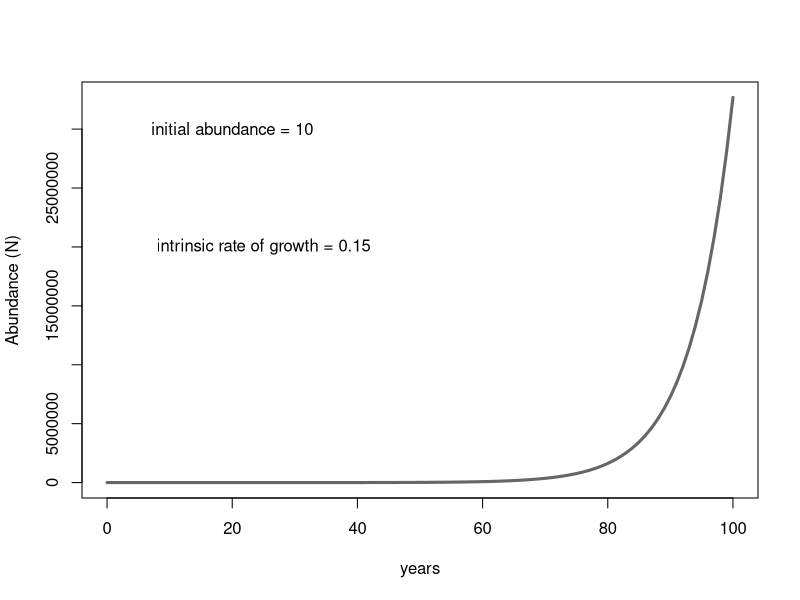
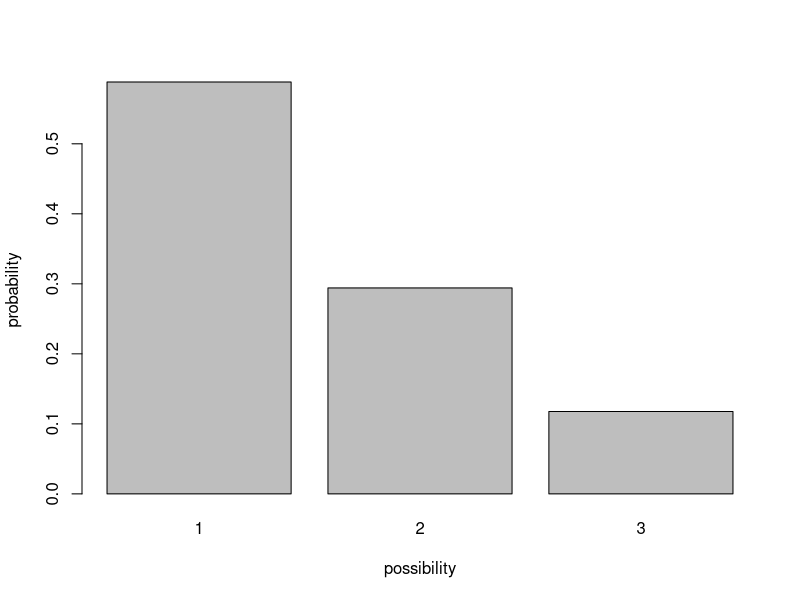
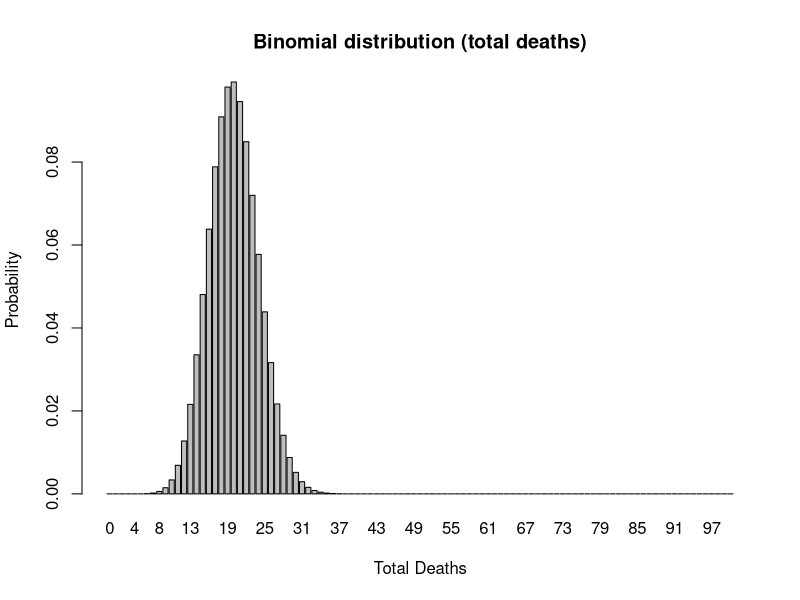
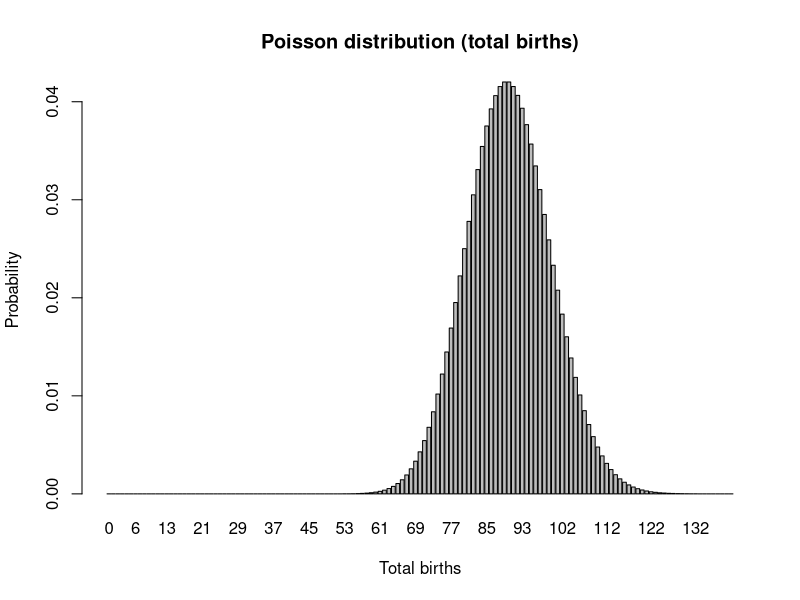
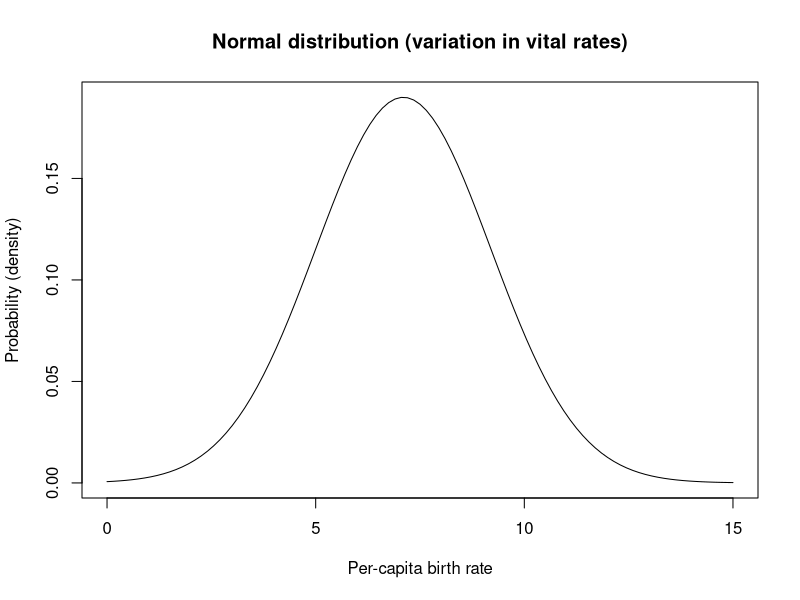
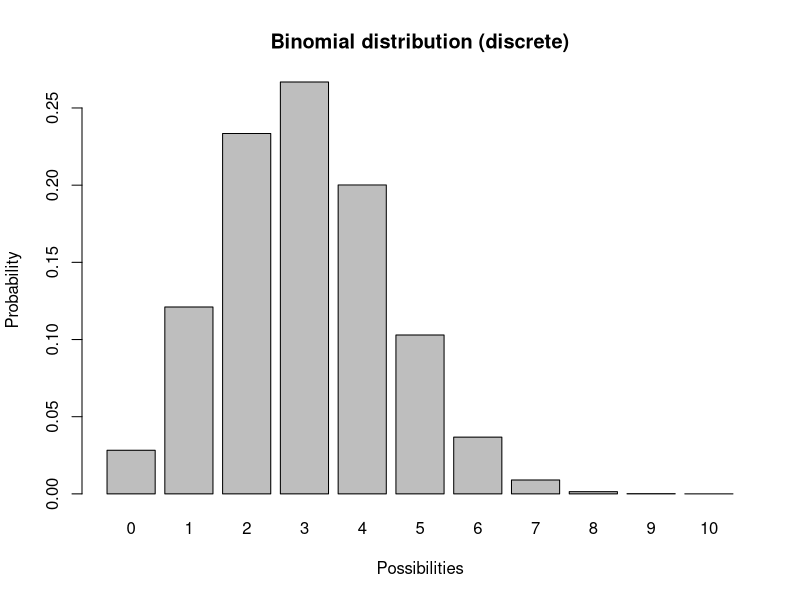
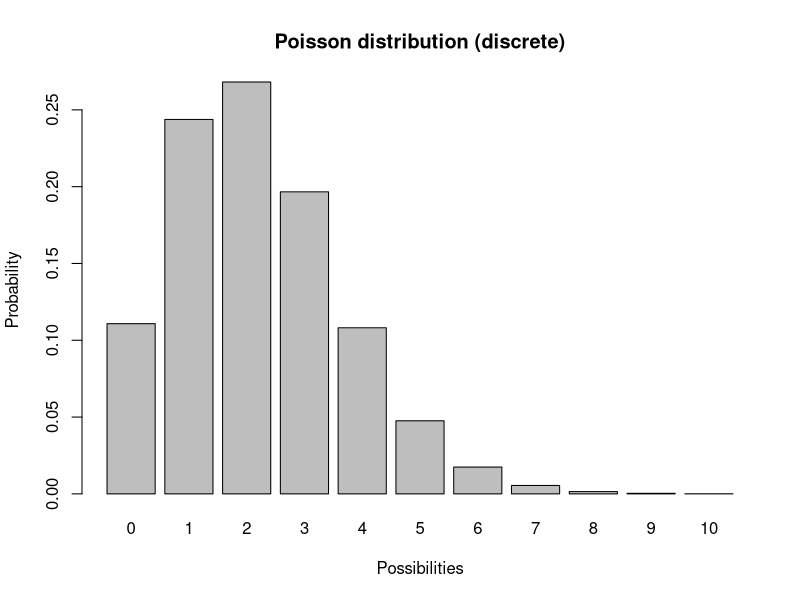
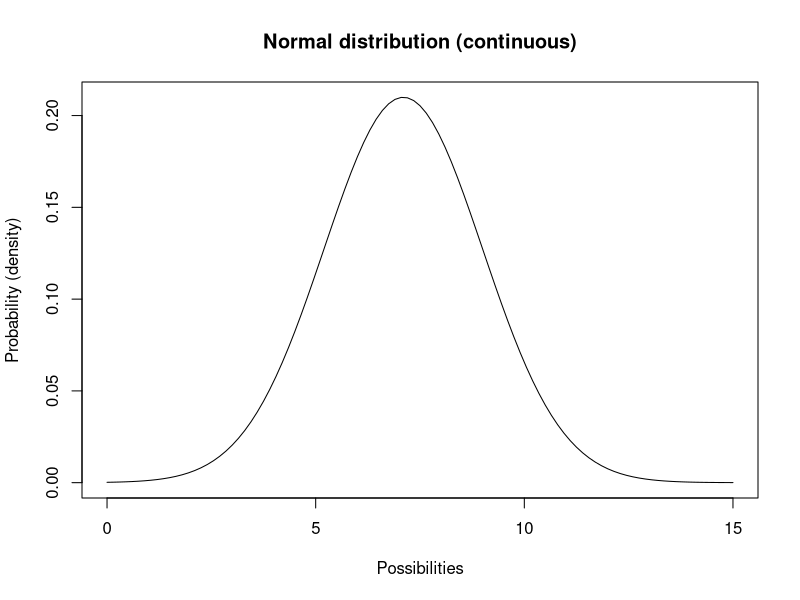

Write the R code that produced these figures, in order.
## ---- chunk 1
knitr::opts_chunk$set(echo = TRUE, cache = TRUE)
## ---- chunk 2

#  NRES 421, PVA 
#   University of Nevada, Reno
#   Population Viability Analysis  ------------------------------

## ---- chunk 3

options(scipen=10)
expf <- function(x){10*exp(0.15*x)}
curve(expf,0,100,xlab="years",ylab="Abundance (N)",lwd=3,col=gray(0.4))

text(20,30000000, "initial abundance = 10")
text(25,20000000, "intrinsic rate of growth = 0.15")

## ---- chunk 4

box <- c(rep(1,10),rep(2,5),rep(3,2))
barplot(table(box)/sum(table(box)),ylab="probability",xlab="possibility")

## ---- chunk 5

xvals <- seq(0,100,1)
probs <- dbinom(xvals,100,prob=0.2)
names(probs) <- xvals
               
barplot(probs,ylab="Probability",xlab="Total Deaths",main="Binomial distribution (total deaths)")

## ---- chunk 6

xvals <- seq(0,140,1)
probs <- dpois(xvals,lambda=90)
names(probs) <- xvals
               
barplot(probs,ylab="Probability",xlab="Total births",main="Poisson distribution (total births)")


## ---- chunk 7
mean = 7.1
stdev = 2.1

curve(dnorm(x,mean,stdev),0,15,ylab="Probability (density)",xlab="Per-capita birth rate",main="Normal distribution (variation in vital rates)")   # probability density

## ---- chunk 8

             # plot a discrete distribution!
xvals <- seq(0,10,1)
probs <- dbinom(xvals,10,prob=0.3)
names(probs) <- xvals
               
barplot(probs,ylab="Probability",xlab="Possibilities",main="Binomial distribution (discrete)")


## ---- chunk 9

             # plot a discrete distribution!
xvals <- seq(0,10,1)
probs <- dpois(xvals,lambda=2.2)
names(probs) <- xvals
               
barplot(probs,ylab="Probability",xlab="Possibilities",main="Poisson distribution (discrete)")


## ---- chunk 10
mean = 7.1
stdev = 1.9

curve(dnorm(x,mean,stdev),0,15,ylab="Probability (density)",xlab="Possibilities",main="Normal distribution (continuous)")   # probability density

## ---- chunk 11

####
# Basic simulation parameters
####

nyears <- 100     # number of years
nreps <- 500      # number of replicates

####
# Basic life history parameters
####

R_max <- 1.03       # Maximum rate of growth (max lambda)
Init_N <- 51        # Initial abundance
K <- 175            # Carrying capacity

####
# Environmental stochasticity
####

SD_lambda <- 0.11  # standard deviation of lambda

####
# Density-dependence (Ricker model)
####

Ricker <- function(prev_abund){       # this is a function for computing next-year abundance -- includes env stochasticity
  prev_abund * exp(log(rnorm(1,R_max,SD_lambda))*(1-(prev_abund/K)))
}

####
# Catastrophe
####

Flood_prob <- 0.0     # 0% chance of major flood
Flood_lambda <- 0.25    # 25% of population can survive a flood, should it occur!



## ---- chunk 12

## Set up data structures to store simulation results!

PVAdemo <- function(nreps,nyears,Init_N,R_max,K,Flood_prob,Flood_lambda){
  #browser()
  PopArray2 <- array(0,dim=c((nyears+1),nreps))
  
  ## start looping through replicates
  
  for(rep in 1:nreps){
    
    # set initial abundance
    PopArray2[1,rep] <- Init_N     # initial abundance
    
    ### loop through years
    for(y in 2:(nyears+1)){
      ### stochasticity and d-d
      nextyear <- max(0,trunc(Ricker(PopArray2[y-1,rep])))
      
      ### catastrophe
      if(runif(1)<Flood_prob) nextyear <- nextyear*Flood_lambda
      PopArray2[y,rep] <- nextyear 
    }
  }
  
  return(PopArray2)
}

### Run the PVA!

Default <- PVAdemo(nreps,nyears,Init_N,R_max,K,Flood_prob,Flood_lambda)

## ---- chunk 13

PlotCloud <- function(simdata){
  plot(c(1:101),simdata[,1],col=gray(0.7),type="l",ylim=c(0,max(simdata)),xlab="Years",ylab="Abundance")
  
  for(r in 2:ncol(simdata)){
    lines(c(1:101),simdata[,r],col=gray(0.7),type="l")
  }
}

PlotCloud(Default)

## ---- chunk 14

Extinction_byyear <- function(simdata){
  apply(simdata,1,function(t)  length(which(t==0)))/ncol(simdata)
}

plot(c(1:101),Extinction_byyear(Default),type="l",lwd=2,xlab="year",ylab="extinction risk")
abline(h=0.05,col="red",lwd=2)


## ---- chunk 15

hist(Default[nrow(Default),],xlab="Final abundance after 100 years",ylab="Number of replicates",main="")
abline(v=Init_N,col="green",lwd=2)

## ---- chunk 16

prob_decline <- round(length(which(Default[nrow(Default),]<Init_N))/ncol(Default),2)
cat("the probability of decline is: ", prob_decline)

## ---- chunk 17

Flood_prob <- 0.1     # 10% chance of major flood

Exctinction_risk <- function(simdata){
  length(which(simdata[nrow(simdata),]==0))/ncol(simdata)
}

flood_lambdas <- seq(0.9,0.1,by=-0.05)

all_scenarios <- numeric(length(flood_lambdas))
for(scenario in 1:length(flood_lambdas)){
  PVA <- PVAdemo(nreps,nyears,Init_N,R_max,K,Flood_prob,flood_lambdas[scenario])
  all_scenarios[scenario] <- Exctinction_risk(PVA)
}

plot(flood_lambdas,all_scenarios,type="p",cex=2,xlab="flood impact (lambda in flood year)",ylab="extinction risk")
abline(h=0.05,col="red",lwd=2)
